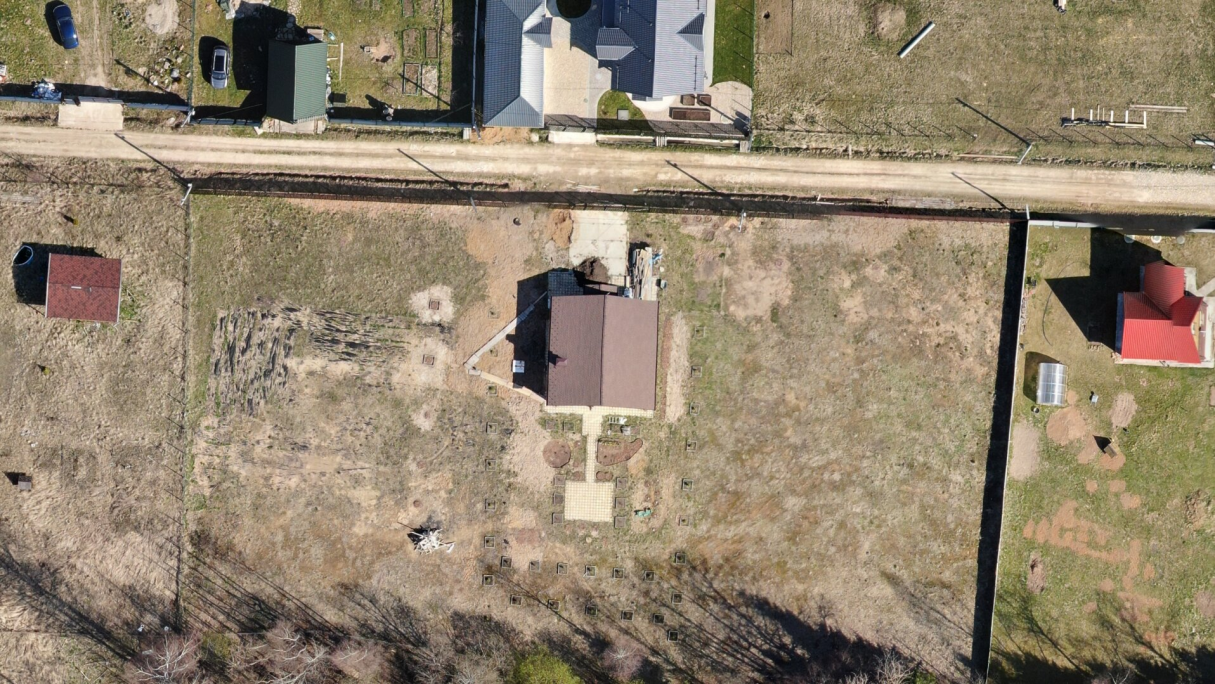
#> input picture Default_Images/test.png, 1215 x 684 px, found by its file name
$ python Main_Recogntion.py
#> lines starting #> are read from the running program, lines starting #| are printed output that depends on the picture; after the words box and inside, x2 and y2 are one past the last pixel; in counts of white or black regions, pixels touching at a corner belong together
import cv2 as cv
import numpy as np
window_name = ('Sobel Demo - Simple Edge Detector')
scale = 1
delta = 0
ddepth = cv.CV_16S

src = cv.imread("Default_Images/test.png", cv.IMREAD_COLOR)
#> src is the input picture: shape (684, 1215, 3); mean B, G, R 109.8, 131.5, 145.8
src_backup = src


# Sobel operator test
src = cv.GaussianBlur(src, (3, 3), 0)
gray = cv.cvtColor(src, cv.COLOR_BGR2GRAY)
grad_x = cv.Sobel(gray, ddepth, 1, 0, ksize=3, scale=scale, delta=delta, borderType=cv.BORDER_DEFAULT)
grad_y = cv.Sobel(gray, ddepth, 0, 1, ksize=3, scale=scale, delta=delta, borderType=cv.BORDER_DEFAULT)
abs_grad_x = cv.convertScaleAbs(grad_x)
abs_grad_y = cv.convertScaleAbs(grad_y)
grad = cv.addWeighted(abs_grad_x, 0.5, abs_grad_y, 0.5, 0)
cv.imwrite('Ready_Images/Rezult_Sobel.png',grad)

ret, thresh = cv.threshold(gray, 127, 255, 0)
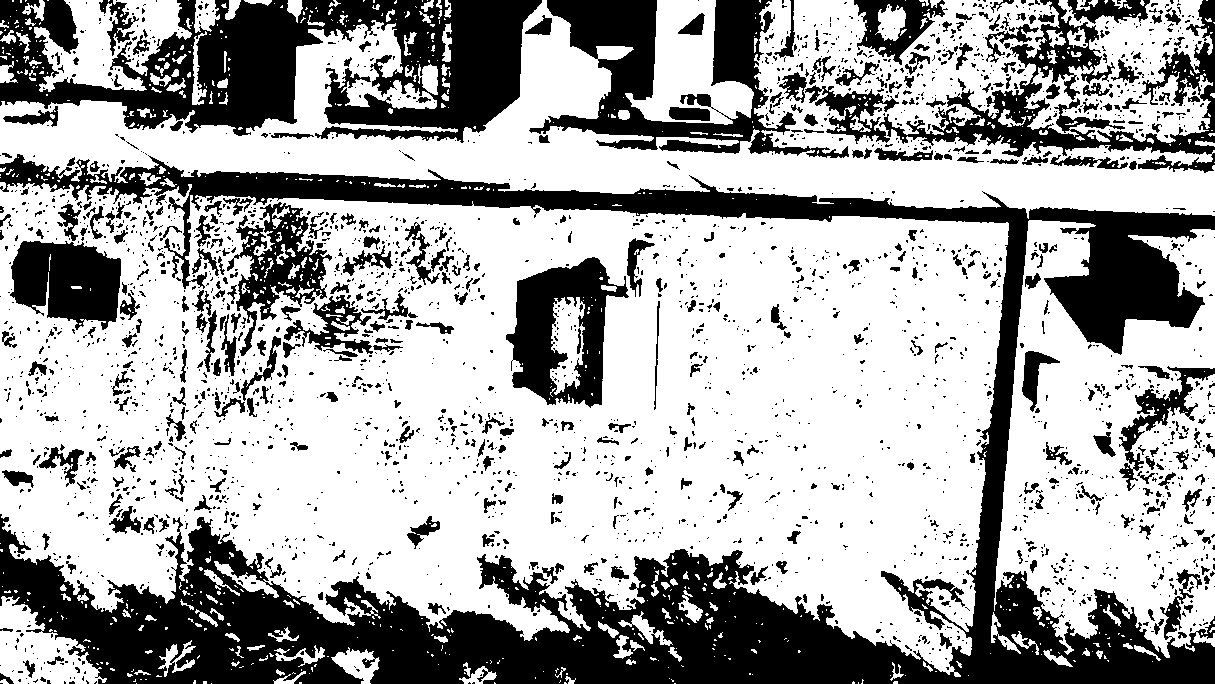
#> thresh: shape (684, 1215); 65.7% white; 2718 black regions (2281 under 20 px)
contours, hierarchy = cv.findContours(thresh, cv.RETR_TREE, cv.CHAIN_APPROX_NONE)
#> contours = 3939 contours, 3173 with area under 20; largest, box (x1, y1, x2, y2) and area: (0, 182, 1009, 677) 380600, (0, 0, 1215, 219) 108508, (994, 220, 1215, 658) 65468, (1024, 0, 1213, 143) 15524, (505, 256, 630, 409) 12162

cv.drawContours(gray, contours, -1, (0,255,0), 3)
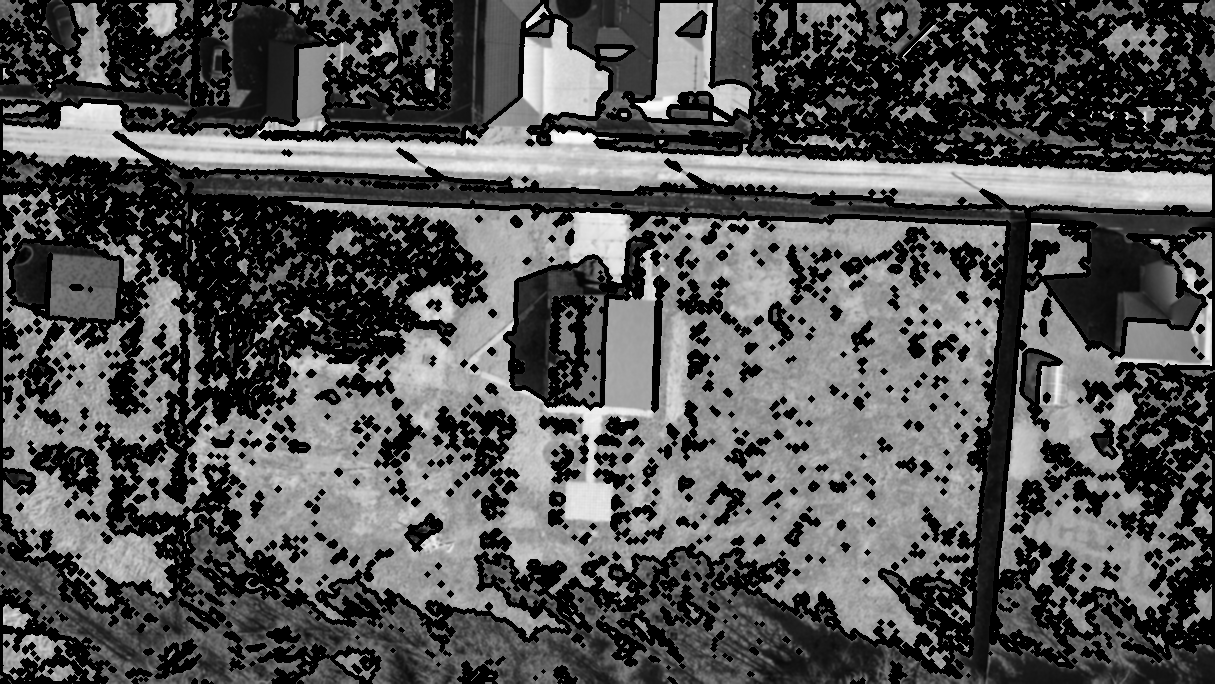
#> gray: shape (684, 1215); min 0, max 252, mean 84.7

# Remove noise


for cnt in contours:
    rect = cv.minAreaRect(cnt) # пытаемся вписать прямоугольник
    box = cv.boxPoints(rect) # поиск четырех вершин прямоугольника
    box = np.int0(box) # округление координат
    cv.drawContours(gray,[box],0,(255,0,0),2) # рисуем прямоугольник
#> this loop made 3939 passes
#> (rect, box) on passes 1 to 3: (((674.5, 683), (0, 1), -90), [[675, 683], [674, 683], [674, 683], [675, 683]]), (((211, 683), (0, 0), -90), [[211, 683], [211, 683], [211, 683], [211, 683]]), (((136, 683), (0, 0), -90), [[136, 683], [136, 683], [136, 683], [136, 683]])
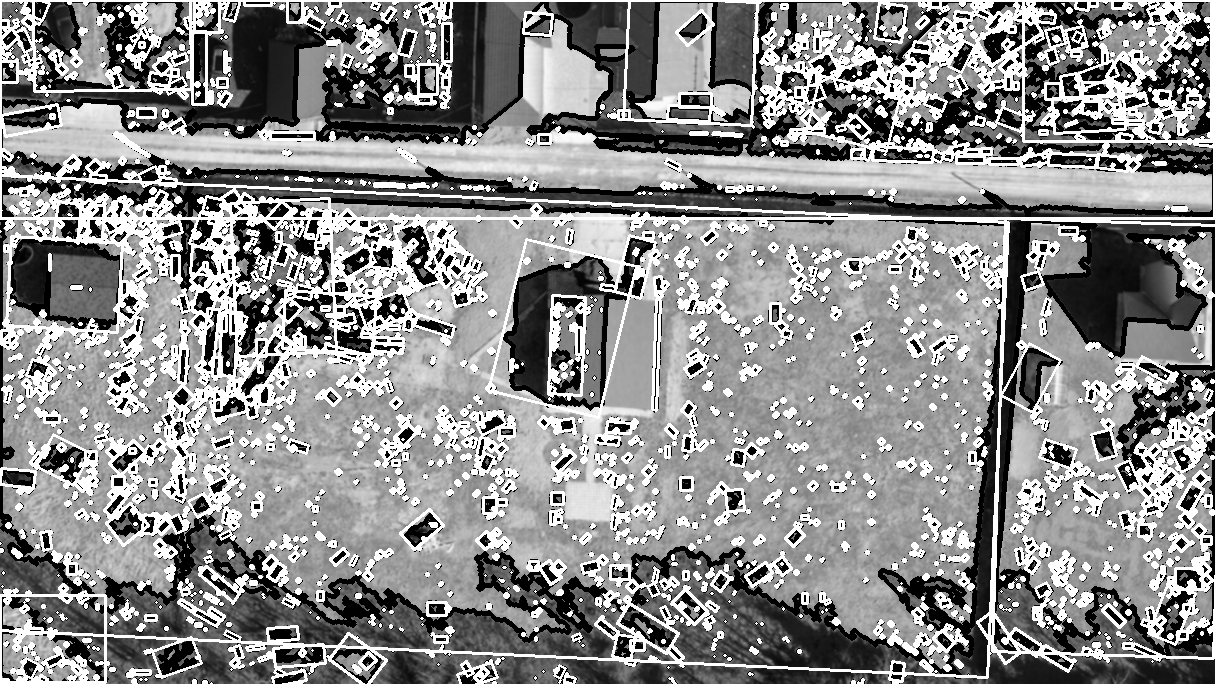
#> gray: shape (684, 1215); min 0, max 255, mean 138.8


cv.imwrite('Ready_Images/Countours_Test.png',gray);
#cv.imshow(window_name, grad)


# Laplasian operator test
kernel_size = 3
src_backup = cv.GaussianBlur(src_backup, (3, 3), 0)
src_gray = cv.cvtColor(src_backup, cv.COLOR_BGR2GRAY)
cv.namedWindow(window_name, cv.WINDOW_AUTOSIZE)
dst = cv.Laplacian(src_gray, ddepth, ksize=kernel_size)
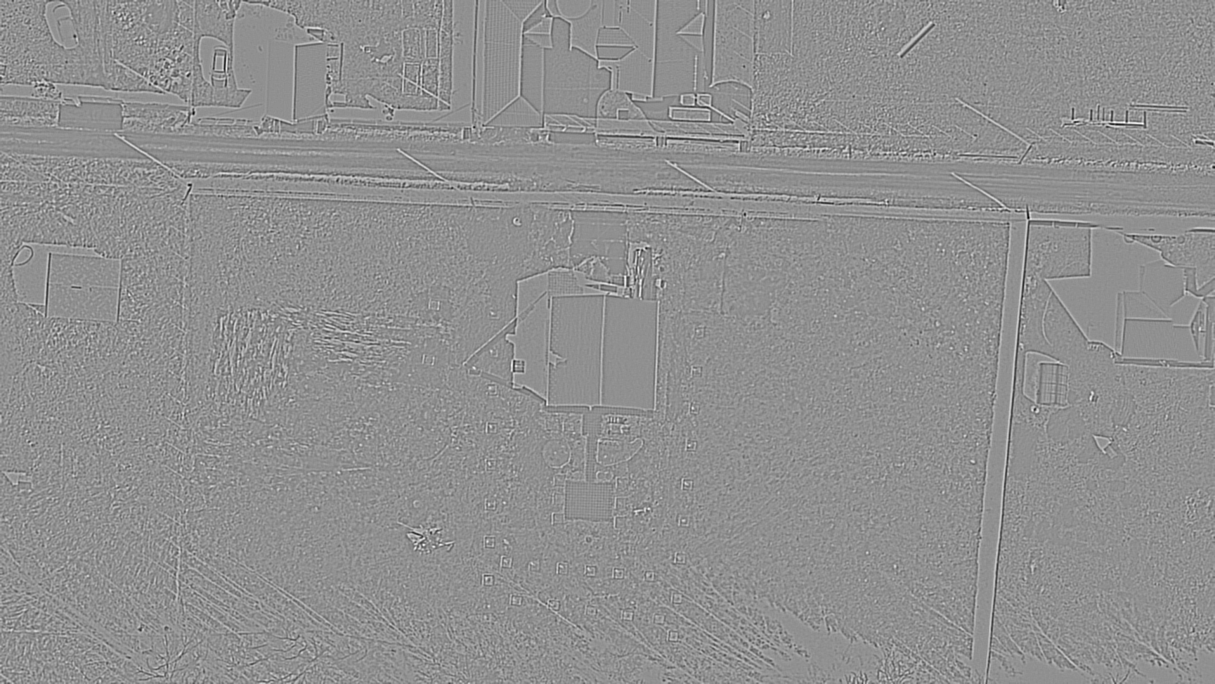
#> dst: shape (684, 1215) int16; min -464, max 356, mean 0; drawn with min black and max white
abs_dst = cv.convertScaleAbs(dst)
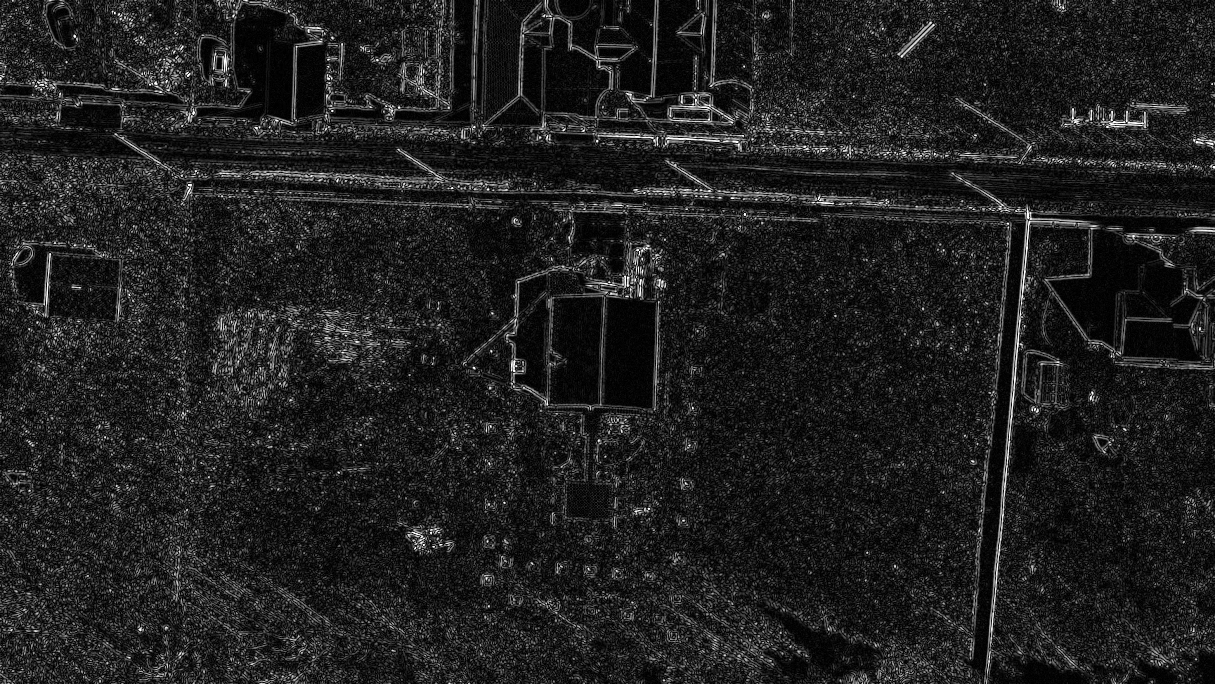
#> abs_dst: shape (684, 1215); min 0, max 255, mean 31.9
cv.imwrite('Ready_Images/Rezult_Laplacian.png',abs_dst)

cv.destroyAllWindows()

$ run again, with Default_Images/40922.png copied over Default_Images/test.png
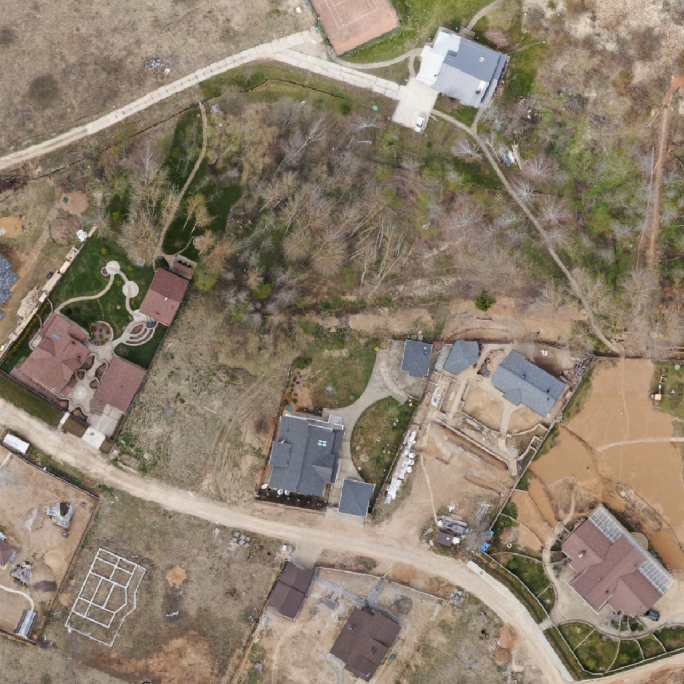
#> input picture Default_Images/40922.png, 684 x 684 px, found by its file name
#> src is the input picture: shape (684, 684, 3); mean B, G, R 109.5, 127, 140.7
#> `ret, thresh = cv.threshold(gray, 127, 255, 0)`:
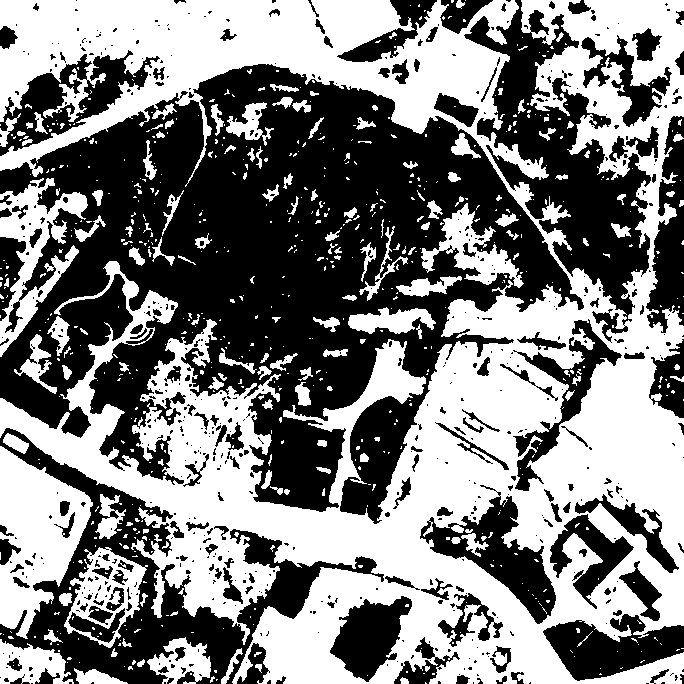
#> thresh: shape (684, 684); 49.8% white; 699 white regions (552 under 20 px)
#> contours = 1367 contours, 1087 with area under 20; largest, box (x1, y1, x2, y2) and area: (0, 0, 684, 684) 217834, (0, 446, 93, 639) 10140, (419, 495, 557, 625) 6760, (0, 178, 88, 357) 5412, (64, 547, 148, 648) 4863
#> the loop `for cnt in contours:` made 1367 passes
#> (rect, box) on passes 3, 4, 6: (((404, 680), (6, 8), -90), [[408, 683], [400, 683], [400, 677], [408, 677]]), (((211.5, 679), (6.66, 3.05), -56.31), [[210, 682], [208, 680], [212, 675], [214, 677]]), (((433, 673.5), (1, 2), -90), [[434, 674], [432, 674], [432, 673], [434, 673]])
#> `abs_dst = cv.convertScaleAbs(dst)`:
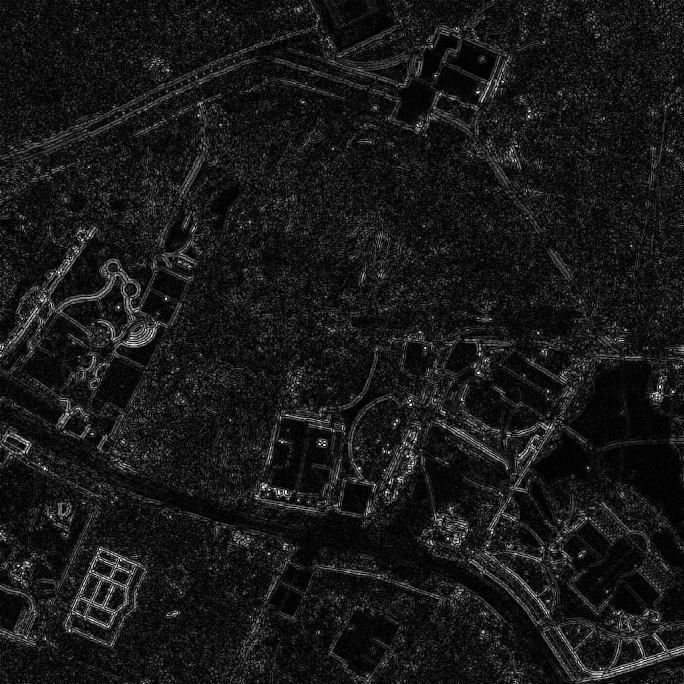
#> abs_dst: shape (684, 684); min 0, max 255, mean 23.8

$ run again, with Default_Images/40923.png copied over Default_Images/test.png
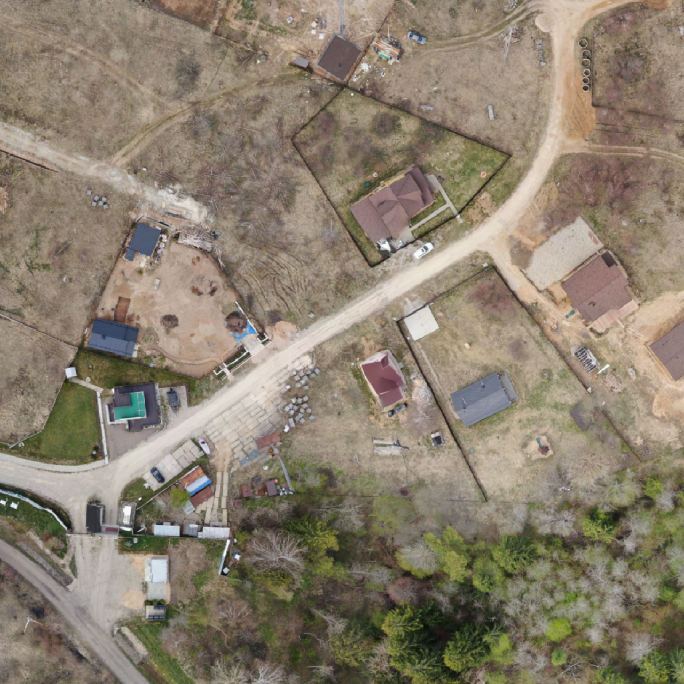
#> input picture Default_Images/40923.png, 684 x 684 px, found by its file name
#> src is the input picture: shape (684, 684, 3); mean B, G, R 110.5, 127.6, 138.6
#> `ret, thresh = cv.threshold(gray, 127, 255, 0)`:
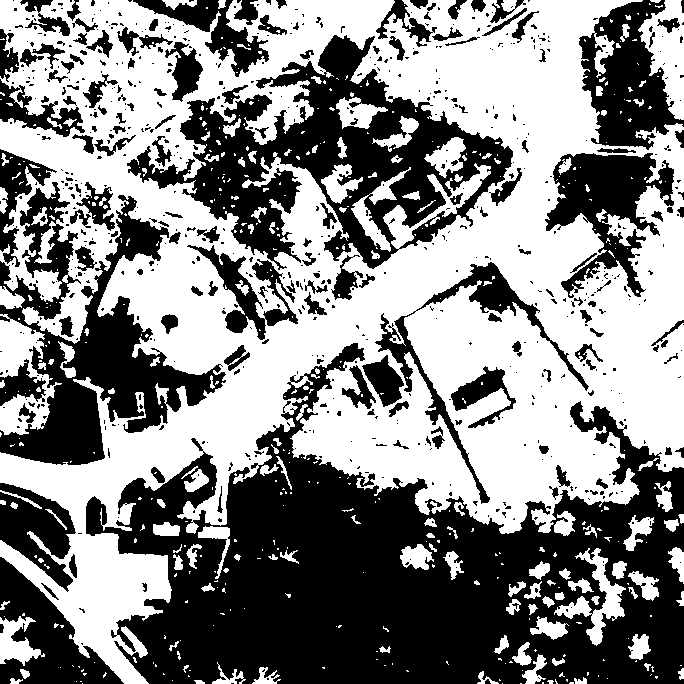
#> thresh: shape (684, 684); 52.9% white; 709 black regions (552 under 20 px)
#> contours = 1308 contours, 996 with area under 20; largest, box (x1, y1, x2, y2) and area: (0, 0, 684, 684) 287898, (126, 34, 514, 271) 39672, (544, 152, 675, 299) 9167, (0, 314, 62, 435) 3330, (638, 0, 684, 120) 3016
#> the loop `for cnt in contours:` made 1308 passes
#> (rect, box) on passes 1 to 3: (((520.5, 683), (0, 1), -90), [[521, 683], [520, 683], [520, 683], [521, 683]]), (((502, 683), (0, 0), -90), [[502, 683], [502, 683], [502, 683], [502, 683]]), (((82, 683), (0, 0), -90), [[82, 683], [82, 683], [82, 683], [82, 683]])
#> `abs_dst = cv.convertScaleAbs(dst)`:
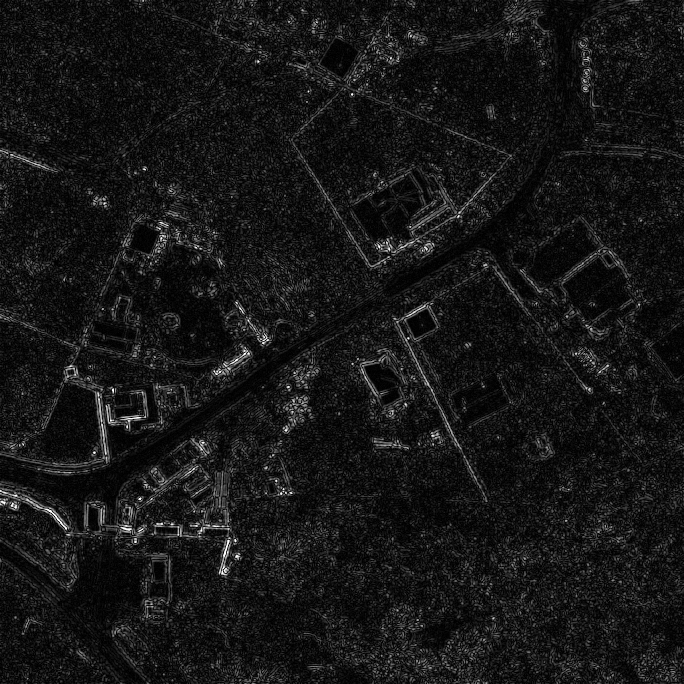
#> abs_dst: shape (684, 684); min 0, max 255, mean 22.2
